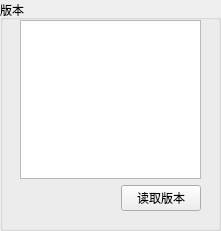
       <widget class="QGroupBox" name="groupBox_13">
        <property name="geometry">
         <rect>
          <x>420</x>
          <y>10</y>
          <width>221</width>
          <height>231</height>
         </rect>
        </property>
        <property name="title">
         <string>版本</string>
        </property>
        <widget class="QWidget" name="layoutWidget">
         <property name="geometry">
          <rect>
           <x>20</x>
           <y>20</y>
           <width>181</width>
           <height>191</height>
          </rect>
         </property>
         <layout class="QVBoxLayout" name="verticalLayout_4">
          <item>
           <widget class="QTextEdit" name="version_edit">
            <property name="readOnly">
             <bool>true</bool>
            </property>
           </widget>
          </item>
          <item>
           <layout class="QHBoxLayout" name="horizontalLayout_21">
            <item>
             <spacer name="horizontalSpacer_2">
              <property name="orientation">
               <enum>Qt::Horizontal</enum>
              </property>
              <property name="sizeHint" stdset="0">
               <size>
                <width>40</width>
                <height>20</height>
               </size>
              </property>
             </spacer>
            </item>
            <item>
             <widget class="QPushButton" name="get_version_btn">
              <property name="text">
               <string>读取版本</string>
              </property>
             </widget>
            </item>
           </layout>
          </item>
         </layout>
        </widget>
       </widget>
